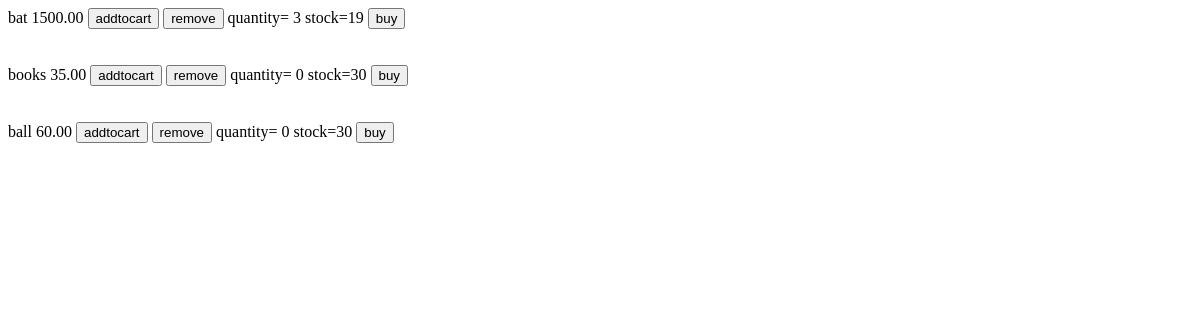
Before: /ecart/home (signed in) with the older database file.
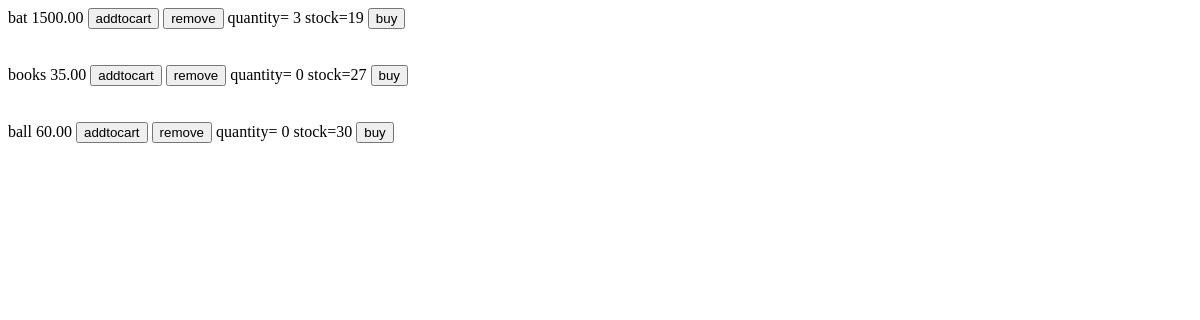
After: the same page with the newer database file.
### EcApp/models.py (models this page shows, shortened)
class Products(models.Model):
    category = models.ForeignKey(Category)
    name = models.CharField(max_length=255)
    quant=models.IntegerField()
    num=models.IntegerField(default=0)
    price=models.DecimalField(max_length=255, decimal_places=2, max_digits=10)
    date = models.DateField(default=datetime.now)

### EcApp/views.py (the view, shortened to what this page needs)
# urls.py: url('home', views.home),
def home(request):
    if request.session.has_key('user'):
        user = request.session['user']
        if request.GET.get('action') =='addtocart':
            id=request.GET.get('id')
            product = Products.objects.get(id=id)
            if product.quant>product.num:
                product.num=product.num+1
            product.save()
        context={
                'items':Products.objects.all()
                }
        return render(request,'home.html', context)
    return render(request,'Login.html')

### EcApp/templates/home.html
<html>
<body>
<form action="/ecart/home"  method="post">
{% block body %}
{%for obj in items%}
	<td>{{ obj.name  }}</td>
   	<td>{{ obj.price }}</td>
 	<td><a href="/ecart/home?action=addtocart&id={{obj.id}}"><input type="button" value="addtocart" name="addtocart" ></a></td>
	<td><a href="/ecart/home?action=remove&id={{obj.id}}"><input type="button" value="remove" name="remove"></a></td>
 	<td>quantity= {{obj.num}}</td>
 	<td>stock={{obj.quant}}</td>
 	<td><a href="/ecart/home?action=buy&id={{obj.id}}"><input type="button" value="buy" name="buy"></a></td><br><br><br>
 {%endfor%}
{% endblock %}
</form>
</body>
</html>

Changed rows visible on the page:
changed Products "books": quant "30" → "27"
